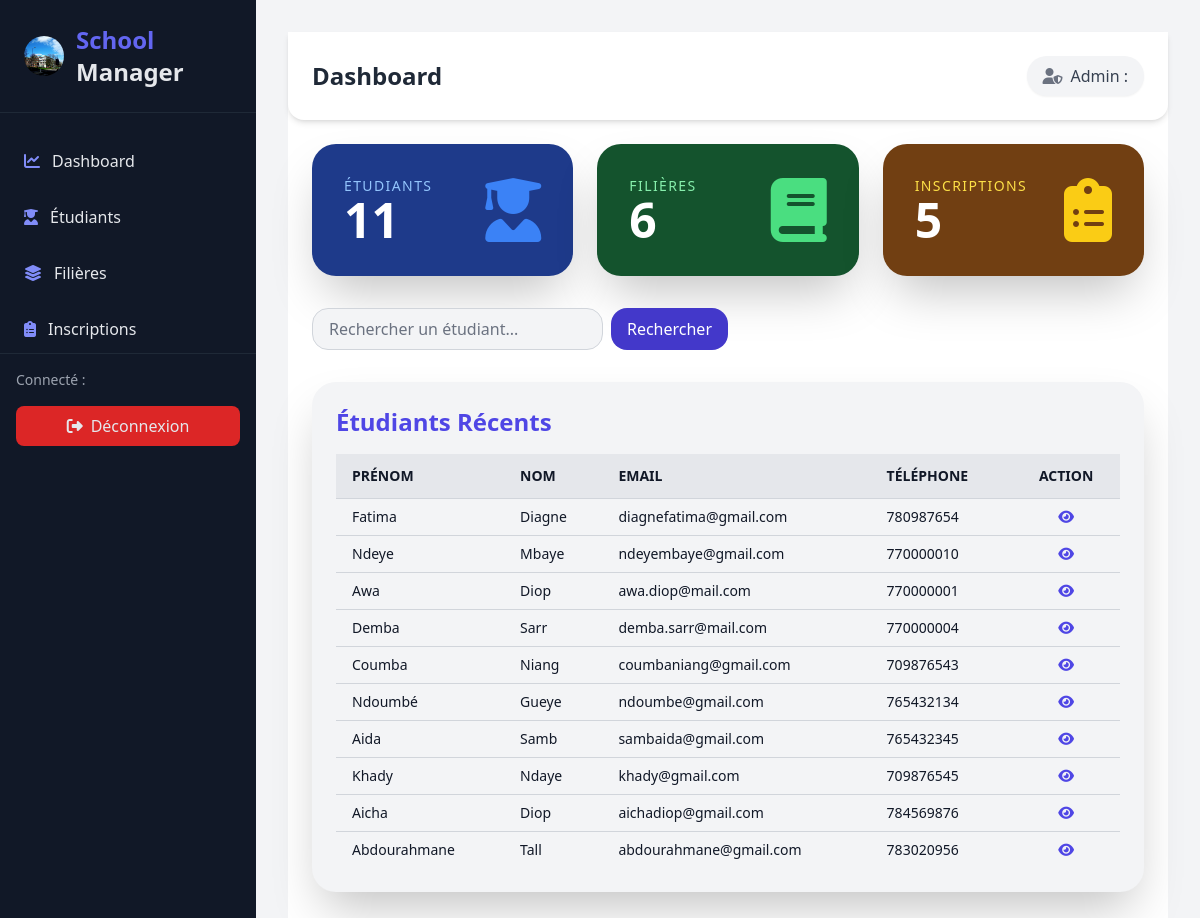
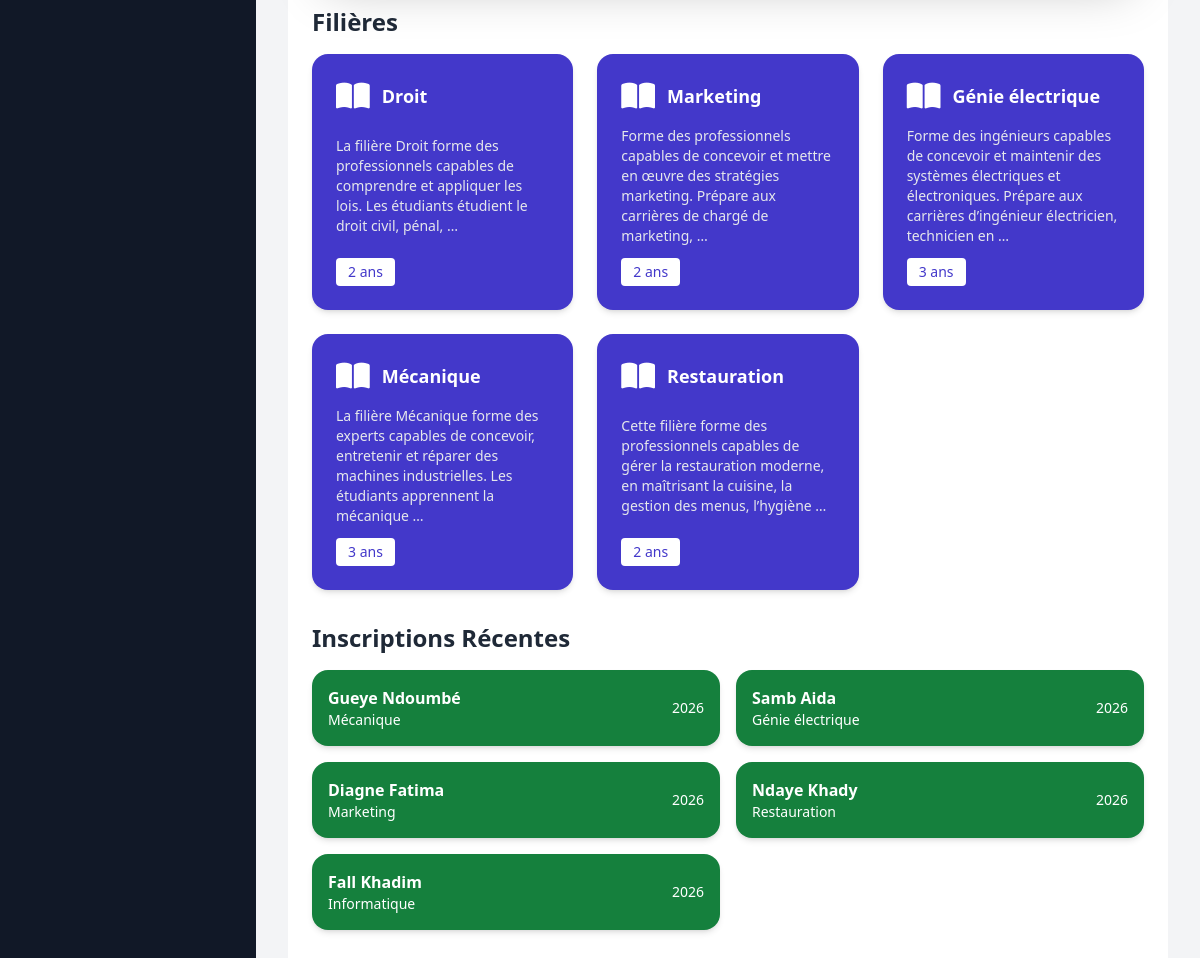
The page / on the database its author committed (2 pictures, top to bottom).
### main/models.py (models this page shows, shortened)
class Etudiant(models.Model):
    nom = models.CharField(max_length=100)
    prenom = models.CharField(max_length=100)
    date_naissance = models.DateField()
    email = models.EmailField(unique=True)
    telephone = models.CharField(max_length=15, blank=True, null=True)
    date_creation = models.DateTimeField(auto_now_add=True)

class Filiere(models.Model):
    nom = models.CharField(max_length=100)
    description = models.TextField(blank=True, null=True)
    code = models.CharField(max_length=10, unique=True)
    description = models.TextField(blank=True, null=True)
    duree = models.IntegerField(help_text="Durée en années")

class Inscription(models.Model):
    etudiant = models.ForeignKey(Etudiant, on_delete=models.CASCADE)
    filiere = models.ForeignKey(Filiere, on_delete=models.CASCADE)
    date_inscription = models.DateField(auto_now_add=True)
    annee_academique = models.CharField(max_length=9, help_text="Format: YYYY-YYYY")

### main/views.py (the view)
# urls.py: path('', views.DashboardView.as_view(), name='dashboard'),
class DashboardView(TemplateView):
    template_name = "main/dashboard.html"
    def get_context_data(self, **kwargs):
        context = super().get_context_data(**kwargs)
        q = self.request.GET.get("q", "")
        etudiants = Etudiant.objects.all().order_by('-id')
        if q:
            etudiants = etudiants.filter(Q(nom__icontains=q) | Q(prenom__icontains=q))
        context["etudiants"] = etudiants[:10]
        inscriptions = Inscription.objects.select_related('etudiant', 'filiere').order_by('-date_inscription')
        context["inscriptions"] = inscriptions[:5]
        filieres = Filiere.objects.all().order_by('-id')
        context["filieres"] = filieres[:5]
        context["nb_etudiants"] = Etudiant.objects.count()
        context["nb_filieres"] = Filiere.objects.count()
        context["nb_inscriptions"] = Inscription.objects.count()
        return context

### main/templates/main/dashboard.html (shortened to what this page needs)
{% extends "main/base.html" %}
{% block content %}
<div class="flex flex-col min-h-screen bg-white text-gray-900">
 <header class="flex justify-between items-center p-6 bg-white shadow-md rounded-b-2xl">
  <h1 class="text-2xl font-bold text-gray-800">Dashboard</h1>
  <div class="flex items-center gap-2 text-gray-700 bg-gray-100 px-4 py-2 rounded-full shadow-sm">
    <i class="fas fa-user-shield text-gray-500"></i>
    <span class="font-medium">Admin : {{ request.user.username }}</span>
  </div>
</header>
  <main class="flex-1 flex flex-col p-6 space-y-8">
    <div class="grid grid-cols-1 sm:grid-cols-3 gap-6">
      <div class="bg-blue-900 p-8 rounded-3xl shadow-2xl flex justify-between items-center hover:scale-105 hover:bg-blue-800 transition-transform duration-500">
        <div>
          <p class="text-sm uppercase tracking-widest text-blue-300">Étudiants</p>
          <p class="text-4xl md:text-5xl font-extrabold text-white">{{ nb_etudiants }}</p>
        </div>
        <i class="fas fa-user-graduate fa-4x text-blue-500"></i>
      </div>
      <div class="bg-green-900 p-8 rounded-3xl shadow-2xl flex justify-between items-center hover:scale-105 hover:bg-green-800 transition-transform duration-500">
        <div>
          <p class="text-sm uppercase tracking-widest text-green-300">Filières</p>
          <p class="text-4xl md:text-5xl font-extrabold text-white">{{ nb_filieres }}</p>
        </div>
        <i class="fas fa-book fa-4x text-green-400"></i>
      </div>
      <div class="bg-yellow-900 p-8 rounded-3xl shadow-2xl flex justify-between items-center hover:scale-105 hover:bg-yellow-800 transition-transform duration-500">
        <div>
          <p class="text-sm uppercase tracking-widest text-yellow-300">Inscriptions</p>
          <p class="text-4xl md:text-5xl font-extrabold text-white">{{ nb_inscriptions }}</p>
        </div>
        <i class="fas fa-clipboard-list fa-4x text-yellow-400"></i>
      </div>
    </div>
    <div class="w-full sm:w-1/2">
      <form method="get" class="flex gap-2">
        <input type="text" name="q" value="{{ request.GET.q|default:'' }}"
               placeholder="Rechercher un étudiant..."
               class="flex-1 px-4 py-2 rounded-2xl bg-gray-100 border border-gray-300 text-gray-900 focus:outline-none focus:ring-2 focus:ring-indigo-400 placeholder-gray-500">
        <button type="submit" class="px-4 py-2 bg-indigo-700 text-white rounded-2xl hover:bg-indigo-600 transition">
           Rechercher
        </button>
      </form>
    </div>
    <div class="bg-gray-100 p-6 rounded-3xl shadow-2xl">
      <h2 class="text-2xl font-extrabold mb-4 text-indigo-600">Étudiants Récents</h2>
      <div class="overflow-x-auto">
        <table class="min-w-full divide-y divide-gray-300 text-sm">
          <thead class="bg-gray-200">
            <tr>
              <th class="px-4 py-3 text-left font-semibold uppercase">Prénom</th>
              <th class="px-4 py-3 text-left font-semibold uppercase">Nom</th>
              <th class="px-4 py-3 text-left font-semibold uppercase">Email</th>
              <th class="px-4 py-3 text-left font-semibold uppercase">Téléphone</th>
              <th class="px-4 py-3 text-center font-semibold uppercase">Action</th>
            </tr>
          </thead>
          <tbody class="divide-y divide-gray-300">
            {% for etudiant in etudiants %}
            <tr class="hover:bg-gray-200 transition">
              <td class="px-4 py-2">{{ etudiant.prenom }}</td>
              <td class="px-4 py-2">{{ etudiant.nom }}</td>
              <td class="px-4 py-2">{{ etudiant.email }}</td>
              <td class="px-4 py-2">{{ etudiant.telephone|default:"-" }}</td>
              <td class="px-4 py-2 text-center">
                <a href="{% url 'etudiant_detail' etudiant.id %}"
                   class="text-indigo-600 hover:text-indigo-700 transition">
                  <i class="fas fa-eye"></i>
                </a>
              </td>
            </tr>
            {% empty %}
            <tr>
              <td colspan="5" class="px-4 py-2 text-center text-gray-400">Aucun étudiant</td>
            </tr>
            {% endfor %}
          </tbody>
        </table>
      </div>
    </div>
    <div>
      <h2 class="text-2xl font-extrabold mb-4 text-gray-800">Filières</h2>
      <div class="grid grid-cols-1 sm:grid-cols-2 md:grid-cols-3 gap-6">
        {% for filiere in filieres %}
        <div class="bg-indigo-700 p-6 rounded-2xl shadow-md hover:bg-indigo-600 transition flex flex-col justify-between">
          <div class="flex items-center gap-3 mb-3">
            <i class="fas fa-book-open text-white text-3xl"></i>
            <h3 class="text-lg font-semibold text-white">{{ filiere.nom }}</h3>
          </div>
          <p class="text-gray-200 text-sm mb-3">{{ filiere.description|default:"Pas de description"|truncatewords:20 }}</p>
          <span class="text-sm font-medium bg-white text-indigo-700 px-3 py-1 rounded w-max">{{ filiere.duree }} ans</span>
        </div>
        {% empty %}
        <p class="text-gray-400">Aucune filière</p>
        {% endfor %}
      </div>
    </div>
    <div class="mt-8">
      <h2 class="text-2xl font-extrabold mb-4 text-gray-800">Inscriptions Récentes</h2>
      <div class="grid grid-cols-1 sm:grid-cols-2 gap-4">
        {% for inscription in inscriptions %}
        <div class="bg-green-700 p-4 rounded-2xl shadow-md flex justify-between items-center hover:bg-green-600 transition">
          <div class="flex flex-col">
            <p class="font-semibold text-white">{{ inscription.etudiant.nom }} {{ inscription.etudiant.prenom }}</p>
            <p class="text-white text-sm">{{ inscription.filiere.nom }}</p>
          </div>
          <span class="text-white text-sm">{{ inscription.annee_academique }}</span>
        </div>
        {% empty %}
        <p class="text-gray-400">Aucune inscription</p>
        {% endfor %}
      </div>
    </div>
  </main>
</div>
{% endblock %}

### rows shown on the page
Etudiant: prenom "Fatima", nom "Diagne", email "diagnefatima@gmail.com", telephone "780987654"
Etudiant: prenom "Ndeye", nom "Mbaye", email "ndeyembaye@gmail.com", telephone "770000010"
Etudiant: prenom "Awa", nom "Diop", email "awa.diop@mail.com", telephone "770000001"
Etudiant: prenom "Demba", nom "Sarr", email "demba.sarr@mail.com", telephone "770000004"
Etudiant: prenom "Coumba", nom "Niang", email "coumbaniang@gmail.com", telephone "709876543"
Etudiant: prenom "Ndoumbé", nom "Gueye", email "ndoumbe@gmail.com", telephone "765432134"
Etudiant: prenom "Aida", nom "Samb", email "sambaida@gmail.com", telephone "765432345"
Etudiant: prenom "Khady", nom "Ndaye", email "khady@gmail.com", telephone "709876545"
Etudiant: prenom "Aicha", nom "Diop", email "aichadiop@gmail.com", telephone "784569876"
Etudiant: prenom "Abdourahmane", nom "Tall", email "abdourahmane@gmail.com", telephone "783020956"
Filiere: nom "Droit", description "La filière Droit forme des professionnels capables de comprendre et appliquer les lois. Les étudiants étudient le droit civil, pénal, …", duree "2"
Filiere: nom "Marketing", description "Forme des professionnels capables de concevoir et mettre en œuvre des stratégies marketing. Prépare aux carrières de chargé de marketing, …", duree "2"
Filiere: nom "Génie électrique", description "Forme des ingénieurs capables de concevoir et maintenir des systèmes électriques et électroniques. Prépare aux carrières d’ingénieur électricien, technicien en …", duree "3"
Filiere: nom "Mécanique", description "La filière Mécanique forme des experts capables de concevoir, entretenir et réparer des machines industrielles. Les étudiants apprennent la mécanique …", duree "3"
Filiere: nom "Restauration", description "Cette filière forme des professionnels capables de gérer la restauration moderne, en maîtrisant la cuisine, la gestion des menus, l’hygiène …", duree "2"
Inscription: etudiant.nom "Gueye", etudiant.prenom "Ndoumbé", filiere.nom "Mécanique", annee_academique "2026"
Inscription: etudiant.nom "Samb", etudiant.prenom "Aida", filiere.nom "Génie électrique", annee_academique "2026"
Inscription: etudiant.nom "Diagne", etudiant.prenom "Fatima", filiere.nom "Marketing", annee_academique "2026"
Inscription: etudiant.nom "Ndaye", etudiant.prenom "Khady", filiere.nom "Restauration", annee_academique "2026"
Inscription: etudiant.nom "Fall", etudiant.prenom "Khadim", filiere.nom "Informatique", annee_academique "2026"

### other values the page prints
{{ nb_etudiants }} "11"
{{ nb_filieres }} "6"
{{ nb_inscriptions }} "5"
